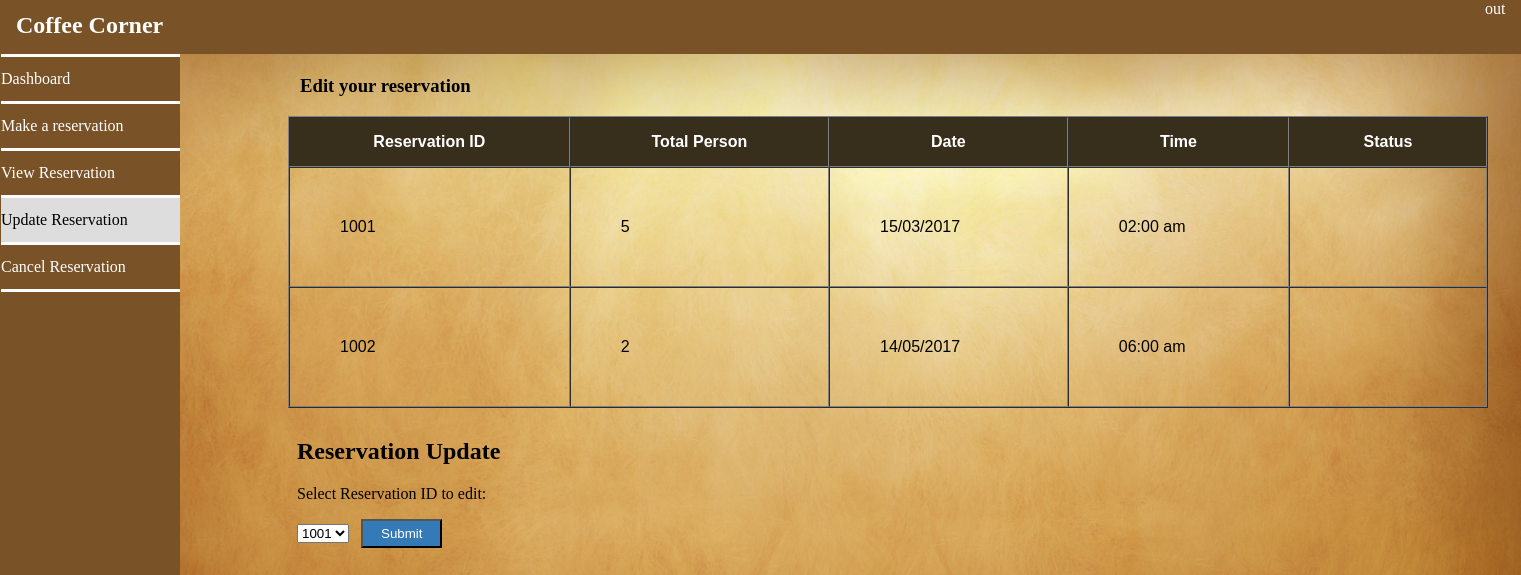
The page /user_update.php (signed in) on the database as committed earlier.
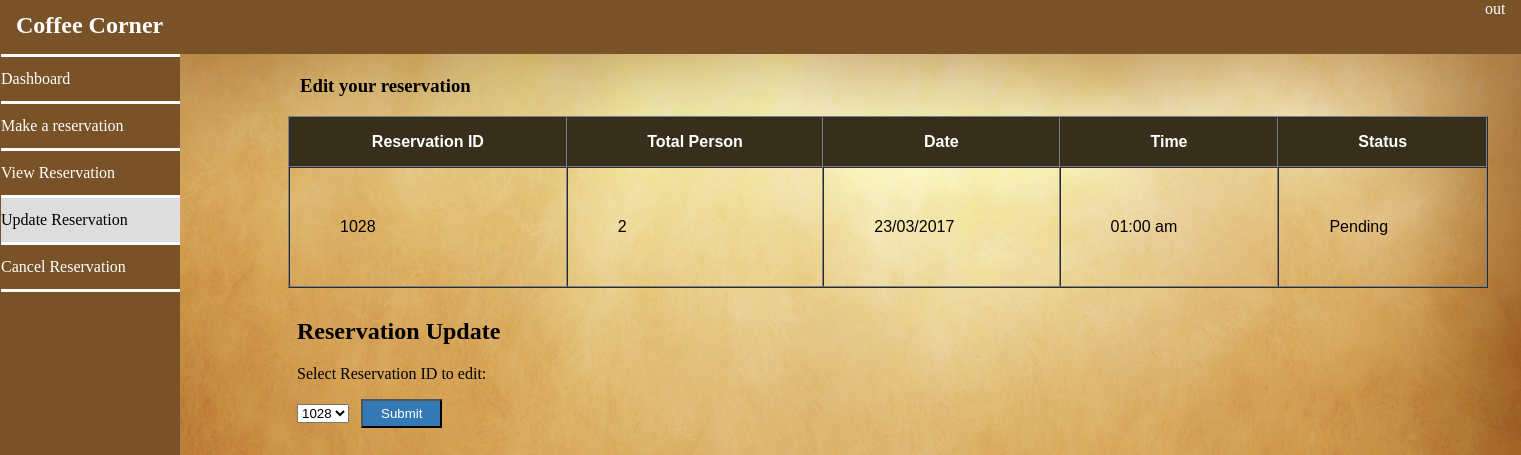
The same page on the database as committed later.
### tables this page shows
CREATE TABLE `add_reservation` (
  `username` varchar(50) NOT NULL,
  `user_id` int(11) NOT NULL,
  `reserve_id` int(14) NOT NULL,
  `no_of_people` int(14) NOT NULL,
  `date` date NOT NULL,
  `time` time NOT NULL,
  `status` varchar(50) NOT NULL
);

### user_update.php (the view, shortened to what this page needs)
<?php
if(session_id()=='' || isset($_SESSION['username'])){
		$dbhost = "localhost";
		$dbuser = "root";
		$dbpass = "1234";
	    $dbname = "coffeecorner";
		$connection = mysqli_connect($dbhost, $dbuser, $dbpass, $dbname);
	    $user = $_SESSION['username'];
		$sql  = "(SELECT * FROM add_reservation WHERE username like '$user')";
		$result = mysqli_query($connection, $sql);
?>
<!doctype html>
<html>
<head>
<link href="user_update1.css?v=random number/string" rel="stylesheet" type="text/css">
</head>
<body class="ggwp">
	<h2 class="h2">Coffee Corner</h2>
<nav class="navbar">
  <ul class="ul">
	  <li class="dashboard"><a class="dashtext" href="user_dashboard.php">Dashboard</a></li>
	  <li class="add"><a class="add2" href="user_addreservation.php">Make a reservation</a></li>
	  <li class="view"><a class="view2" href="user_view.php">View Reservation</a></li>
	  <li class="update"><a class="update2" href="user_update.php">Update Reservation</a></li>
	  <li class="delete"><a class="delete2" href="user_delete.php">Cancel Reservation</a></li>
	  <li class="border-bottom"><a></a></li>
  </ul>
</nav>
<div>
	<h3 class="h3">Edit your reservation</h3>
</div>
	<a class="button_logout" href="logout.php" name="logout">Log out</a>
	<div class="box">
    <?php
	echo "<table width=\"1200\" border=\"1\" cellspacing=\"0px\" cellpadding=\"50px\">";
    echo     "<tr>";
	echo     "<th>Reservation ID</th>";
    echo     "<th>Total Person</th>";
    echo     "<th>Date</th>";
	echo     "<th>Time</th>";
	echo     "<th>Status</th>";
    echo "</tr>";
    echo "<tr>";
    if (mysqli_num_rows($result) > 0) {
    while ($row = mysqli_fetch_array($result)) {
    ?>
        <tr>
            <td><?php echo $row['reserve_id']; ?></td>
            <td><?php echo $row['no_of_people']; ?></td>
            <td><?php echo date('d/m/Y', strtotime($row['date'])); ?></td>
            <td><?php echo date('h:i a', strtotime($row['time'])); ?></td>
            <td><?php echo $row['status']; ?></td>
        </tr>
        <?php
    }
}else{
		echo "<script type='text/javascript'>alert('No reservation can be edited. You need to add your reservation.'); window.location.href = \"user_addreservation.php\";</script>";
	}
     echo         "</tr>";
     echo  "</table>";
  ?>
	</div>
	<div class="dropdown">
	<?php
		$sql  = "(SELECT * FROM add_reservation WHERE username like '$user')";
		$result = mysqli_query($connection, $sql);
	?>
		<h2>Reservation Update</h2>
		<p>Select Reservation ID to edit:</p>
		<form id="form" action="editformbak.php" method="get">
		<?php
		echo "<select name=\"Reservation_ID\" form=\"form\">";
		while ($row = mysqli_fetch_array($result))
  		{
			$gg = $row['reserve_id'];
   			 echo "<option value='" . $gg . "' name=\"reserve_id\">" . $gg . "</option>";
		}
		echo "</select>";
		?>
		<input class="button_edit" type="submit" name="form" value="Submit">
		</form>
	</div>
</body>
<?php
 }
 else
 {
	header("location: login.php");
 }
?>
</html>

Rows that differ between the two databases and show on the page:
removed add_reservation: reserve_id "1001", no_of_people "5", date "15/03/2017", time "02:00 am"
removed add_reservation: reserve_id "1002", no_of_people "2", date "14/05/2017", time "06:00 am"
added add_reservation: reserve_id "1028", no_of_people "2", date "23/03/2017", time "01:00 am", status "Pending"
Other text that changed with them:
form field Reservation_ID: "1001" → "1028"
